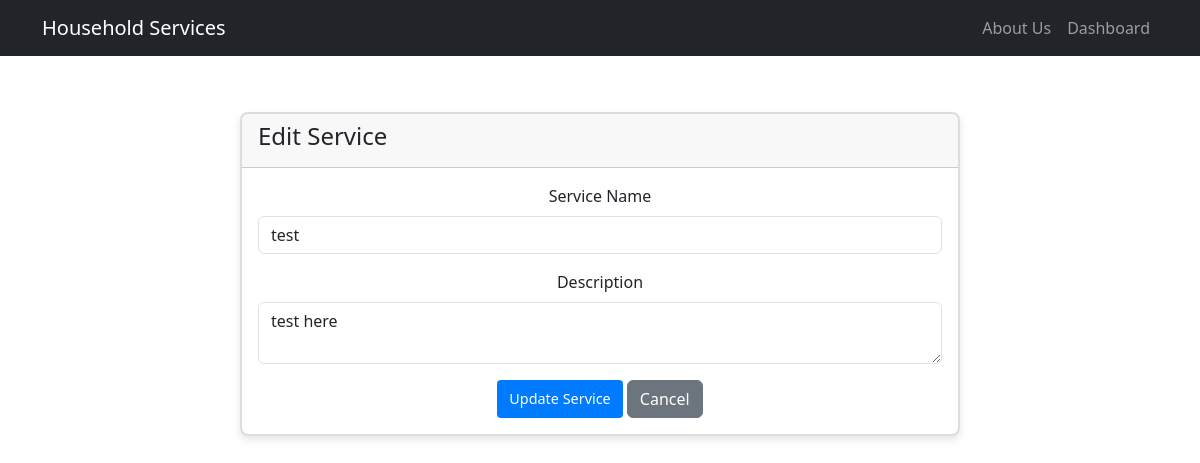
Page /admin/services/edit/1 (signed in) on the earlier database version.
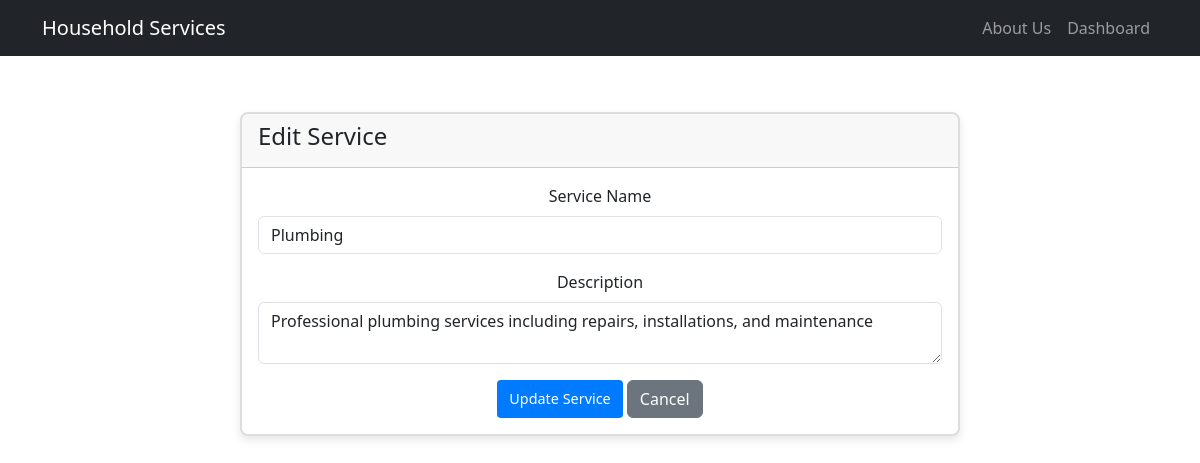
Same page on the later database version.
### model.py (models this page shows, shortened)
class Service(db.Model):
    id = db.Column(db.Integer, primary_key=True)
    name = db.Column(db.String(100), nullable=False)
    description = db.Column(db.Text)
    created_at = db.Column(db.DateTime, default=datetime.utcnow)
    is_active = db.Column(db.Boolean, default=True)

### routes.py (the view, shortened to what this page needs)
@app.route('/admin/services/edit/<int:service_id>', methods=['GET', 'POST'])
@login_required
def edit_service(service_id):
    if current_user.type != 'admin':
        flash('Access denied. Admin privileges required.', 'danger')
        return redirect(url_for('dashboard'))
    service = Service.query.get_or_404(service_id)
    form = ServiceForm(obj=service)
    return render_template('admin/edit_service.html', form=form, service=service)

### forms.py
class ServiceForm(FlaskForm):
    name = StringField('Service Name', validators=[DataRequired(), Length(max=100)])
    description = TextAreaField('Description')
    submit = SubmitField('Add Service')

### app.py (called while the page is built)
@login_manager.user_loader
def load_user(user_id):
    return User.query.get(int(user_id))

### templates/admin/edit_service.html (shortened to what this page needs)
{% extends "main.html" %}
{% block content %}
{% block admin_content %}
<div class="container">
    <div class="row">
        <div class="col-md-8 offset-md-2">
            <div class="card">
                <div class="card-header">
                    <h4>Edit Service</h4>
                </div>
                <div class="card-body">
                    <form method="POST">
                        <div class="mb-3">
                            {{ form.name.label(class="form-label") }}
                            {{ form.name(class="form-control") }}
                        </div>
                        <div class="mb-3">
                            {{ form.description.label(class="form-label") }}
                            {{ form.description(class="form-control") }}
                        </div>
                        <button type="submit" class="btn btn-primary">Update Service</button>
                        <a href="{{ url_for('manage_services') }}" class="btn btn-secondary">Cancel</a>
                    </form>
                </div>
            </div>
        </div>
    </div>
</div>
{% endblock %}
{% endblock %}

Differences in the rows shown:
changed Service: name "test" → "Plumbing"; description "test here" → "Professional plumbing services including repairs, installations, and maintenance"
